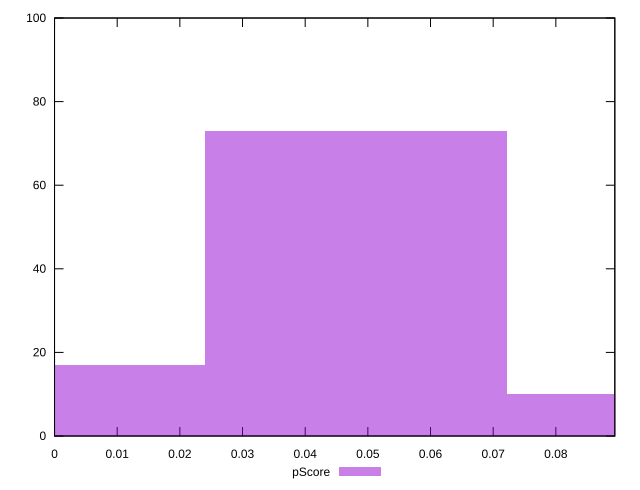

gnuplot code for this plot:
reset

$pScore <<EOF
0 17
0.04810492162264886 73
0.09620984324529772 10
EOF

set key outside below
set boxwidth 0.04810492162264886
set xrange [0:0.08941176470588236]
set yrange [0:100]
set trange [0:100]
set style fill transparent solid 0.5 noborder
set terminal svg size 640, 490 enhanced background rgb 'white'
set output "report_00020_2021-02-19T21:17:38.612Z2/uses-http2/samples/pages+cached/pScore/histogram.svg"

plot $pScore title "pScore" with boxes

reset
